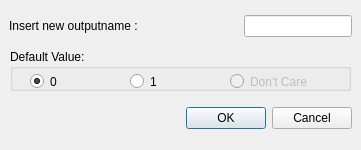
<?xml version="1.0" encoding="UTF-8"?>
<ui version="4.0">
 <class>outputnameselect</class>
 <widget class="QDialog" name="outputnameselect">
  <property name="geometry">
   <rect>
    <x>0</x>
    <y>0</y>
    <width>361</width>
    <height>150</height>
   </rect>
  </property>
  <property name="minimumSize">
   <size>
    <width>361</width>
    <height>150</height>
   </size>
  </property>
  <property name="maximumSize">
   <size>
    <width>361</width>
    <height>150</height>
   </size>
  </property>
  <property name="windowTitle">
   <string>Outputname</string>
  </property>
  <layout class="QVBoxLayout">
   <property name="spacing">
    <number>6</number>
   </property>
   <property name="leftMargin">
    <number>9</number>
   </property>
   <property name="topMargin">
    <number>9</number>
   </property>
   <property name="rightMargin">
    <number>9</number>
   </property>
   <property name="bottomMargin">
    <number>9</number>
   </property>
   <item>
    <layout class="QHBoxLayout">
     <property name="spacing">
      <number>6</number>
     </property>
     <property name="leftMargin">
      <number>0</number>
     </property>
     <property name="topMargin">
      <number>0</number>
     </property>
     <property name="rightMargin">
      <number>0</number>
     </property>
     <property name="bottomMargin">
      <number>0</number>
     </property>
     <item>
      <widget class="QLabel" name="label">
       <property name="text">
        <string>Insert new outputname :</string>
       </property>
      </widget>
     </item>
     <item>
      <spacer>
       <property name="orientation">
        <enum>Qt::Horizontal</enum>
       </property>
       <property name="sizeHint" stdset="0">
        <size>
         <width>40</width>
         <height>20</height>
        </size>
       </property>
      </spacer>
     </item>
     <item>
      <widget class="QLineEdit" name="lineEditOutput">
       <property name="text">
        <string/>
       </property>
      </widget>
     </item>
    </layout>
   </item>
   <item>
    <layout class="QHBoxLayout" name="horizontalLayout">
     <item>
      <widget class="QGroupBox" name="groupBox">
       <property name="minimumSize">
        <size>
         <width>150</width>
         <height>42</height>
        </size>
       </property>
       <property name="maximumSize">
        <size>
         <width>341</width>
         <height>42</height>
        </size>
       </property>
       <property name="title">
        <string>Default Value:</string>
       </property>
       <widget class="QRadioButton" name="out0radioButton">
        <property name="geometry">
         <rect>
          <x>20</x>
          <y>20</y>
          <width>51</width>
          <height>25</height>
         </rect>
        </property>
        <property name="toolTip">
         <string>Set Output Value in States to 0.</string>
        </property>
        <property name="text">
         <string>0</string>
        </property>
        <property name="checked">
         <bool>true</bool>
        </property>
       </widget>
       <widget class="QRadioButton" name="out1radioButton">
        <property name="geometry">
         <rect>
          <x>120</x>
          <y>20</y>
          <width>41</width>
          <height>25</height>
         </rect>
        </property>
        <property name="toolTip">
         <string>Set Output Value in States to 1.</string>
        </property>
        <property name="text">
         <string>1</string>
        </property>
       </widget>
       <widget class="QRadioButton" name="outDontCareradioButton">
        <property name="enabled">
         <bool>false</bool>
        </property>
        <property name="geometry">
         <rect>
          <x>220</x>
          <y>20</y>
          <width>111</width>
          <height>25</height>
         </rect>
        </property>
        <property name="toolTip">
         <string>Not Yet implemented. </string>
        </property>
        <property name="text">
         <string>Don't Care</string>
        </property>
        <property name="checkable">
         <bool>false</bool>
        </property>
       </widget>
      </widget>
     </item>
    </layout>
   </item>
   <item>
    <layout class="QHBoxLayout">
     <property name="spacing">
      <number>6</number>
     </property>
     <property name="leftMargin">
      <number>0</number>
     </property>
     <property name="topMargin">
      <number>0</number>
     </property>
     <property name="rightMargin">
      <number>0</number>
     </property>
     <property name="bottomMargin">
      <number>0</number>
     </property>
     <item>
      <spacer>
       <property name="orientation">
        <enum>Qt::Horizontal</enum>
       </property>
       <property name="sizeHint" stdset="0">
        <size>
         <width>131</width>
         <height>31</height>
        </size>
       </property>
      </spacer>
     </item>
     <item>
      <widget class="QPushButton" name="okButton">
       <property name="text">
        <string>OK</string>
       </property>
      </widget>
     </item>
     <item>
      <widget class="QPushButton" name="cancelButton">
       <property name="text">
        <string>Cancel</string>
       </property>
      </widget>
     </item>
    </layout>
   </item>
  </layout>
 </widget>
 <tabstops>
  <tabstop>lineEditOutput</tabstop>
  <tabstop>okButton</tabstop>
  <tabstop>cancelButton</tabstop>
 </tabstops>
 <resources/>
 <connections>
  <connection>
   <sender>okButton</sender>
   <signal>clicked()</signal>
   <receiver>outputnameselect</receiver>
   <slot>accept()</slot>
   <hints>
    <hint type="sourcelabel">
     <x>257</x>
     <y>60</y>
    </hint>
    <hint type="destinationlabel">
     <x>96</x>
     <y>97</y>
    </hint>
   </hints>
  </connection>
  <connection>
   <sender>cancelButton</sender>
   <signal>clicked()</signal>
   <receiver>outputnameselect</receiver>
   <slot>reject()</slot>
   <hints>
    <hint type="sourcelabel">
     <x>350</x>
     <y>60</y>
    </hint>
    <hint type="destinationlabel">
     <x>179</x>
     <y>97</y>
    </hint>
   </hints>
  </connection>
 </connections>
</ui>
